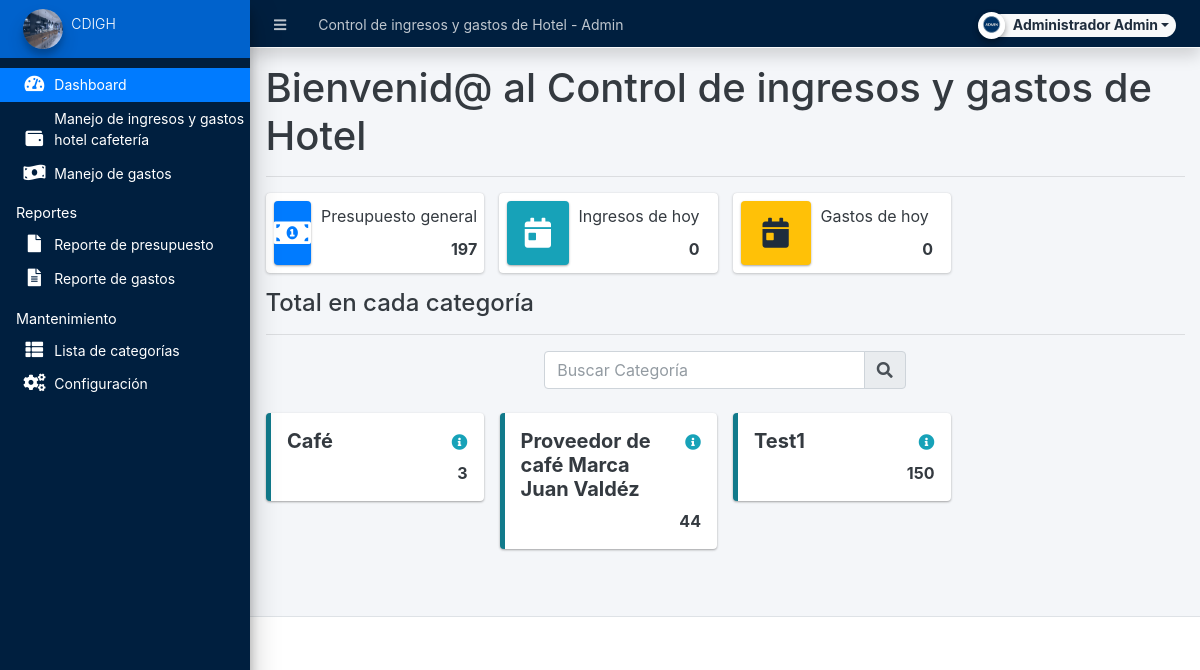
/admin/index.php (signed in), run on the app's committed database.
### tables this page shows
CREATE TABLE `categories`  (
  `id` int NOT NULL AUTO_INCREMENT,
  `category` varchar(250) NOT NULL,
  `description` text NULL,
  `status` tinyint(1) NOT NULL DEFAULT 1,
  `balance` float NOT NULL DEFAULT 0,
  `date_created` datetime(0) NOT NULL DEFAULT current_timestamp(0),
  `date_updated` datetime(0) NULL DEFAULT NULL ON UPDATE CURRENT_TIMESTAMP(0),
  PRIMARY KEY (`id`) USING BTREE
);

### classes/DBConnection.php (called while the page is built, shortened)
<?php
class DBConnection{
    private $host = DB_SERVER;
    private $username = DB_USERNAME;
    private $password = DB_PASSWORD;
    private $database = DB_NAME;
    public $conn;
    public function __construct(){
        if (!isset($this->conn)) {
            $this->conn = new mysqli($this->host, $this->username, $this->password, $this->database);
        }
    }
}
?>

### classes/SystemSettings.php (called while the page is built, shortened)
<?php
class SystemSettings extends DBConnection{
	function info($field=''){
		if(!empty($field)){
			if(isset($_SESSION['system_info'][$field]))
				return $_SESSION['system_info'][$field];
			else
				return false;
		}else{
			return false;
		}
	}
}
$_settings = new SystemSettings();
?>

### admin/home.php (the view, shortened to what this page needs)
<h1>Bienvenid@ al <?php echo $_settings->info('name') ?></h1>
<hr>
<div class="row">
          <div class="col-12 col-sm-6 col-md-3">
            <div class="info-box">
              <span class="info-box-icon bg-primary elevation-1"><i class="fas fa-money-bill-alt"></i></span>
              <div class="info-box-content">
                <span class="info-box-text">Presupuesto general</span>
                <span class="info-box-number text-right">
                  <?php
                    $cur_bul = $conn->query("SELECT sum(balance) as total FROM `categories` where status = 1 ")->fetch_assoc()['total'];
                    echo number_format($cur_bul);
                  ?>
                </span>
              </div>
            </div>
          </div>
          <div class="col-12 col-sm-6 col-md-3">
            <div class="info-box mb-3">
              <span class="info-box-icon bg-info elevation-1"><i class="fas fa-calendar-day"></i></span>
              <div class="info-box-content">
                <span class="info-box-text">Ingresos de hoy</span>
                <span class="info-box-number text-right">
                  <?php
                    $today_budget = $conn->query("SELECT sum(amount) as total FROM `running_balance` where category_id in (SELECT id FROM categories where status =1) and date(date_created) = '".(date("Y-m-d"))."' and balance_type = 1 ")->fetch_assoc()['total'];
                    echo number_format($today_budget);
                  ?>
                </span>
              </div>
            </div>
          </div>
          <div class="col-12 col-sm-6 col-md-3">
            <div class="info-box mb-3">
              <span class="info-box-icon bg-warning elevation-1"><i class="fas fa-calendar-day"></i></span>
              <div class="info-box-content">
                <span class="info-box-text">Gastos de hoy</span>
                <span class="info-box-number text-right">
                <?php
                    $today_expense = $conn->query("SELECT sum(amount) as total FROM `running_balance` where category_id in (SELECT id FROM categories where status =1) and date(date_created) = '".(date("Y-m-d"))."' and balance_type = 2 ")->fetch_assoc()['total'];
                    echo number_format($today_expense);
                  ?>
                </span>
              </div>
            </div>
          </div>
        </div>
<div class="row">
  <div class="col-lg-12">
    <h4>Total en cada categoría</h4>
    <hr>
  </div>
</div>
<div class="col-md-12 d-flex justify-content-center">
  <div class="input-group mb-3 col-md-5">
    <input type="text" class="form-control" id="search" placeholder="Buscar Categoría">
    <div class="input-group-append">
      <span class="input-group-text"><i class="fa fa-search"></i></span>
    </div>
  </div>
</div>
<div class="row row-cols-4 row-cols-sm-1 row-cols-md-4 row-cols-lg-4">
  <?php
  $categories = $conn->query("SELECT * FROM `categories` where status = 1 order by `category` asc ");
    while($row = $categories->fetch_assoc()):
  ?>
  <div class="col p-2 cat-items">
    <div class="callout callout-info">
      <span class="float-right ml-1">
        <button type="button" class="btn btn-secondary info-tooltip" data-toggle="tooltip" data-html="true" title='<?php echo (html_entity_decode($row['description'])) ?>'>
          <span class="fa fa-info-circle text-info"></span>
        </button>
      </span>
      <h5 class="mr-4"><b><?php echo $row['category'] ?></b></h5>
      <div class="d-flex justify-content-end">
        <b><?php echo number_format($row['balance']) ?></b>
      </div>
    </div>
  </div>
  <?php endwhile; ?>
</div>

### admin/home.php (style rules this page uses)
.info-tooltip,.info-tooltip:focus,.info-tooltip:hover { background:unset; border:unset; padding:unset; }

### data on the page
categories: category "Café", balance "3"
categories: category "Proveedor de café Marca Juan Valdéz", balance "44"
categories: category "Test1", balance "150"

### other printed values
$_settings->info('name') "Control de ingresos y gastos de Hotel"
$_settings->userdata('firstname').' '.$_settings->userdata('lastname') "Administrador Admin"
$_settings->info('short_name') "CDIGH"
$cur_bul "197"
$today_budget "0"
$today_expense "0"
